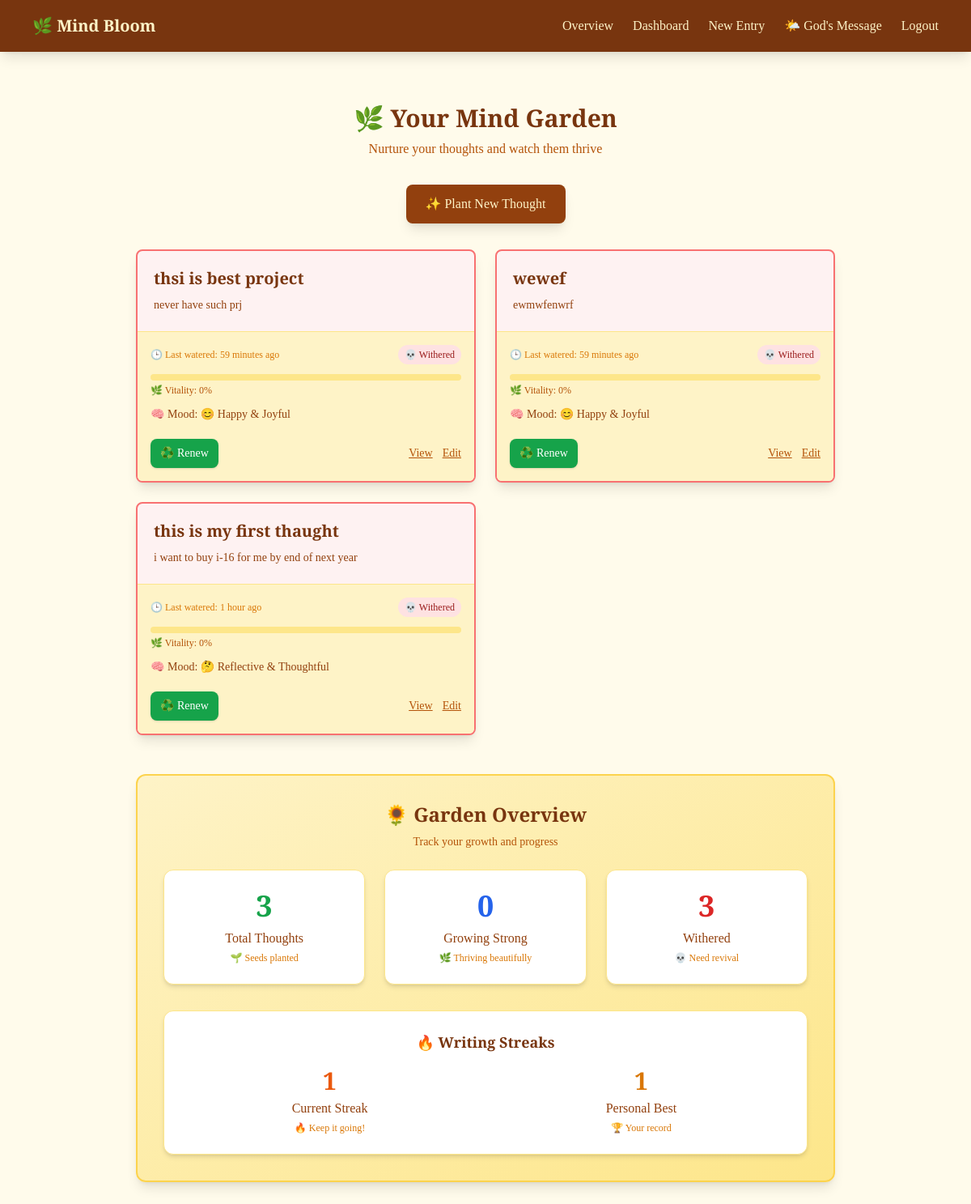
/dashboard/ (signed in), run on the app's committed database.
### core/models.py (models this page shows, shortened)
class Entry(models.Model):
    MOODS = [
        ('happy', '😊 Happy & Joyful'),
        ('sad', '😢 Sad & Melancholy'),
        ('excited', '🎉 Excited & Energetic'),
        ('calm', '😌 Calm & Peaceful'),
        ('anxious', '😰 Anxious & Worried'),
        ('grateful', '🙏 Grateful & Thankful'),
        ('reflective', '🤔 Reflective & Thoughtful'),
        ('creative', '🎨 Creative & Inspired'),
        ('nostalgic', '💭 Nostalgic & Reminiscent'),
    ]
    user = models.ForeignKey(User, on_delete=models.CASCADE)
    memory_title = models.CharField(max_length=200)
    content = models.TextField()
    created_at = models.DateTimeField(auto_now_add=True)
    last_watered = models.DateTimeField(default=timezone.now)
    is_dead = models.BooleanField(default=False)  # ✅ BooleanField
    mood = models.CharField(max_length=20, choices=MOODS, default='happy')
    def check_decay(self):
        if not self.is_dead and timezone.now() - self.last_watered > timezone.timedelta(minutes=3):
            self.is_dead = True
            self.save()
    @property
    def decay_percentage(self):
        if self.is_dead:
            return 0

### core/views.py (the view)
# urls.py: path('dashboard/', views.dashboard, name='dashboard'),
@login_required
def dashboard(request):
    entries = Entry.objects.filter(user=request.user).order_by('-created_at')
    for entry in entries:
        entry.check_decay()
    total_entries = entries.count()
    growing_entries = entries.filter(is_dead=False).count()
    dead_entries = entries.filter(is_dead=True).count()
    current_streak, longest_streak = calculate_streaks(entries)
    return render(request, 'journal/dashboard.html', {
        'entries': entries,
        'total_entries': total_entries,
        'growing_entries': growing_entries,
        'dead_entries': dead_entries,
        'current_streak': current_streak,
        'longest_streak': longest_streak,
    })

### core/views.py (called while the page is built)
def calculate_streaks(entries):
    if not entries:
        return 0, 0
    dates = sorted({entry.created_at.date() for entry in entries}, reverse=True)
    current_streak = 0
    longest_streak = 0
    today = timezone.localdate()
    previous_date = today
    for date in dates:
        if previous_date - date <= timedelta(days=1):
            current_streak += 1
            previous_date = date
        else:
            break
    streak = 1
    for i in range(1, len(dates)):
        if (dates[i-1] - dates[i]) == timedelta(days=1):
            streak += 1
        else:
            longest_streak = max(longest_streak, streak)
            streak = 1
    longest_streak = max(longest_streak, streak)
    return current_streak, longest_streak

### templates/journal/dashboard.html (shortened to what this page needs)
{% extends "base.html" %}
{% block content %}
<div class="max-w-4xl mx-auto mt-8">
  <div class="text-center mb-8">
    <h1 class="font-display text-3xl font-semibold text-amber-900 mb-2">🌿 Your Mind Garden</h1>
    <p class="text-amber-700">Nurture your thoughts and watch them thrive</p>
  </div>
  <div class="text-center mb-8">
    <a href="{% url 'create_entry' %}"
       class="inline-block bg-amber-800 hover:bg-amber-900 text-amber-100 font-medium px-6 py-3 rounded-lg shadow-lg hover:shadow-xl transition-all duration-200">
      ✨ Plant New Thought
    </a>
  </div>
  {% if entries %}
    <div class="grid grid-cols-1 md:grid-cols-2 gap-6 mb-12">
      {% for entry in entries %}
        <div class="bg-amber-50 rounded-lg shadow-lg hover:shadow-xl transition-shadow duration-200 overflow-hidden border-2
                    {% if entry.is_dead %}
                      border-red-400 bg-red-50
                    {% else %}
                      border-green-400
                    {% endif %}">
          <div class="p-5 border-b border-amber-200">
            <h2 class="font-display text-xl font-semibold text-amber-900 mb-2">
              {{ entry.memory_title }}
            </h2>
            <p class="text-amber-800 text-sm leading-relaxed line-clamp-3">
              {{ entry.content|truncatewords:20 }}
            </p>
          </div>
          <div class="p-4 bg-amber-100 space-y-3">
            <div class="flex justify-between items-center">
              <p class="text-xs text-amber-600 font-medium">
                🕒 Last watered: {{ entry.last_watered|timesince }} ago
              </p>
              <span class="inline-flex items-center px-2 py-1 rounded-full text-xs font-medium
                           {% if not entry.is_dead %}
                             bg-green-100 text-green-800
                           {% else %}
                             bg-red-100 text-red-800
                           {% endif %}">
                {% if not entry.is_dead %}🌱 Growing{% else %}💀 Withered{% endif %}
              </span>
            </div>
            <div class="space-y-1">
              <div class="w-full bg-amber-200 rounded-full h-2">
              </div>
              <p class="text-xs text-amber-700">🌿 Vitality: {{ entry.decay_percentage }}%</p>
            </div>
            {% if entry.mood %}
              <p class="text-sm text-amber-800">
                🧠 Mood: <span class="font-medium">{{ entry.get_mood_display }}</span>
              </p>
            {% endif %}
            <div class="flex justify-between items-center pt-2">
              <div class="flex space-x-2">
                {% if not entry.is_dead %}
                  <form method="post" action="{% url 'water_entry' entry.id %}" class="inline">
                    {% csrf_token %}
                    <button class="bg-blue-600 hover:bg-blue-700 text-white px-3 py-2 rounded-lg text-sm font-medium transition-colors duration-200 shadow hover:shadow-md">
                      💧 Water
                    </button>
                  </form>
                {% else %}
                  <form method="post" action="{% url 'renew_entry' entry.id %}" class="inline">
                    <button class="bg-green-600 hover:bg-green-700 text-white px-3 py-2 rounded-lg text-sm font-medium transition-colors duration-200 shadow hover:shadow-md">
                      ♻️ Renew
                    </button>
                  </form>
                {% endif %}
              </div>
              <div class="flex space-x-3 text-sm">
                <a href="{% url 'view_entry' entry.id %}"
                   class="text-amber-700 hover:text-amber-900 font-medium underline transition-colors">
                  View
                </a>
                <a href="{% url 'edit_entry' entry.id %}"
                   class="text-amber-700 hover:text-amber-900 font-medium underline transition-colors">
                  Edit
                </a>
              </div>
            </div>
          </div>
        </div>
      {% endfor %}
    </div>
    <div class="bg-gradient-to-br from-amber-100 to-amber-200 border-2 border-amber-300 rounded-xl shadow-lg p-8">
      <div class="text-center mb-6">
        <h3 class="font-display text-2xl font-semibold text-amber-900 mb-2">🌻 Garden Overview</h3>
        <p class="text-amber-700 text-sm">Track your growth and progress</p>
      </div>
      <div class="grid grid-cols-1 md:grid-cols-3 gap-6 mb-8">
        <div class="bg-white rounded-xl p-6 text-center shadow-md border border-amber-200">
          <div class="text-4xl font-bold text-green-600 mb-2">{{ total_entries }}</div>
          <div class="text-amber-800 font-medium">Total Thoughts</div>
          <div class="text-amber-600 text-xs mt-1">🌱 Seeds planted</div>
        </div>
        <div class="bg-white rounded-xl p-6 text-center shadow-md border border-amber-200">
          <div class="text-4xl font-bold text-blue-600 mb-2">{{ growing_entries }}</div>
          <div class="text-amber-800 font-medium">Growing Strong</div>
          <div class="text-amber-600 text-xs mt-1">🌿 Thriving beautifully</div>
        </div>
        <div class="bg-white rounded-xl p-6 text-center shadow-md border border-amber-200">
          <div class="text-4xl font-bold text-red-600 mb-2">{{ dead_entries }}</div>
          <div class="text-amber-800 font-medium">Withered</div>
          <div class="text-amber-600 text-xs mt-1">💀 Need revival</div>
        </div>
      </div>
      <div class="bg-white rounded-xl p-6 border border-amber-200 shadow-md">
        <h4 class="font-display text-lg font-semibold text-amber-900 mb-4 text-center">🔥 Writing Streaks</h4>
        <div class="grid grid-cols-1 md:grid-cols-2 gap-6">
          <div class="text-center">
            <div class="text-3xl font-bold text-orange-600 mb-1">{{ current_streak }}</div>
            <div class="text-amber-800 font-medium">Current Streak</div>
            <div class="text-amber-600 text-xs mt-1">
              {% if current_streak > 0 %}🔥 Keep it going!{% else %}💭 Start today{% endif %}
            </div>
          </div>
          <div class="text-center">
            <div class="text-3xl font-bold text-amber-600 mb-1">{{ longest_streak }}</div>
            <div class="text-amber-800 font-medium">Personal Best</div>
            <div class="text-amber-600 text-xs mt-1">
              {% if longest_streak > 0 %}🏆 Your record{% else %}🎯 Set a goal{% endif %}
            </div>
          </div>
        </div>
      </div>
    </div>
  {% endif %}
</div>
{% endblock %}

### templates/base.html (shortened to what this page needs)
<!DOCTYPE html>
<html lang="en">
<head>
    <script src="https://cdn.tailwindcss.com"></script>
</head>
<body class="bg-amber-50 text-amber-900 font-serif">
<nav class="bg-amber-900 text-amber-100 shadow-lg sticky top-0 z-50">
  <div class="max-w-6xl mx-auto px-4">
    <div class="flex justify-between items-center h-16">
      <a href="{% url 'dashboard' %}" class="font-display text-xl font-semibold hover:text-amber-200">
        🌿 Mind Bloom
      </a>
      <div class="hidden md:flex space-x-6 items-center font-medium">
        {% if user.is_authenticated %}
          <a href="{% url 'home' %}" class="hover:text-amber-200 transition-colors">Overview</a>
          <a href="{% url 'dashboard' %}" class="hover:text-amber-200 transition-colors">Dashboard</a>
          <a href="{% url 'create_entry' %}" class="hover:text-amber-200 transition-colors">New Entry</a>
          <a href="{% url 'god_message' %}" class="hover:text-amber-200 transition-colors">🌤️ God's Message</a>
          <a href="{% url 'logout' %}" class="hover:text-red-300 transition-colors">Logout</a>
        {% else %}
          <a href="{% url 'login' %}" class="bg-amber-200 text-amber-900 px-4 py-1 rounded hover:bg-amber-300 transition">Login</a>
          <a href="{% url 'register' %}" class="bg-amber-200 text-amber-900 px-4 py-1 rounded hover:bg-amber-300 transition">Register</a>
        {% endif %}
      </div>
    </div>
  </div>
</nav>
    <main class="max-w-4xl mx-auto px-4 py-8 min-h-screen">
        {% block content %}{% endblock %}
    </main>
</body>
</html>

### templates/journal/dashboard.html (style rules this page uses)
.line-clamp-3 { display: -webkit-box; -webkit-line-clamp: 3; -webkit-box-orient: vertical; overflow: hidden; }

### data on the page
Entry: memory_title "thsi is best project", content "never have such prj", last_watered "59 minutes", shows "💀 Withered", decay_percentage "0", mood "😊 Happy & Joyful", shows "♻️ Renew"
Entry: memory_title "wewef", content "ewmwfenwrf", last_watered "59 minutes", shows "💀 Withered", decay_percentage "0", mood "😊 Happy & Joyful", shows "♻️ Renew"
Entry: memory_title "this is my first thaught", content "i want to buy i-16 for me by end of next year", last_watered "1 hour", shows "💀 Withered", decay_percentage "0", mood "🤔 Reflective & Thoughtful", shows "♻️ Renew"

### other printed values
{{ total_entries }} "3"
{{ growing_entries }} "0"
{{ dead_entries }} "3"
{{ current_streak }} "1"
{{ longest_streak }} "1"
